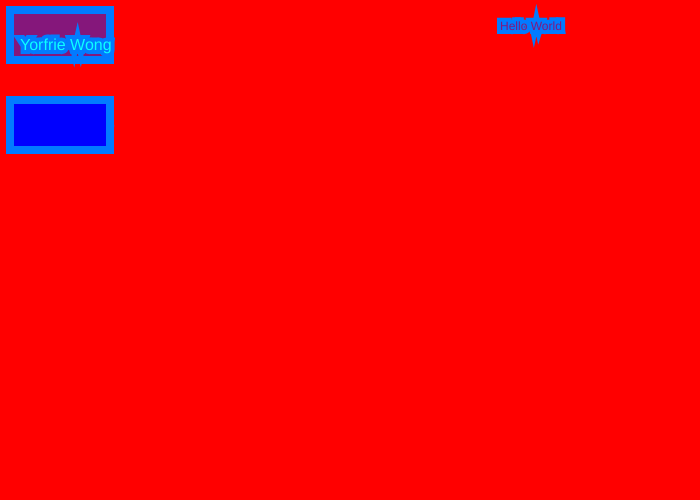
Frame 1 (no input)
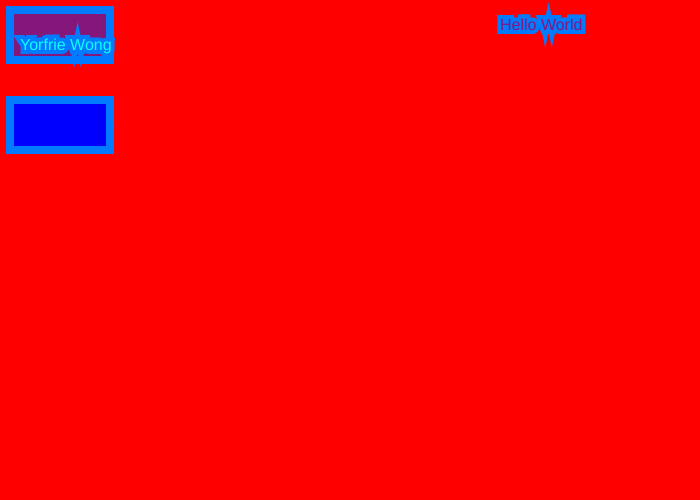
Frame 60 (no input)
Frame 120 (the mouse pressed at the canvas centre since frame 60): identical to frame 60, image omitted

The p5.js sketch that drew these frames (run headless with seeded random() and noise() and a simulated clock; from frame 60 on, the mouse is pressed at the canvas centre):

// p5.js sketch
// ── sketch.js
function setup()
{
  createCanvas(700,500);

}

function draw()
{
	background(255,0,0)

	fill(133,23,123);
	stroke(2,123,465);
	strokeWeight(8);
	text("Hello World",500,30);

	rect(10,10,100,50);
textSize(16)
  fill(12,412,532)
	text("Yorfrie Wong",20,50);


fill(243,123,653);
	rect(10,100,100,50);

	fill(255,255,255);

	text("Donald Trump",10,130);


fill(0,0,255);
rect(10,100,100,50);



}
